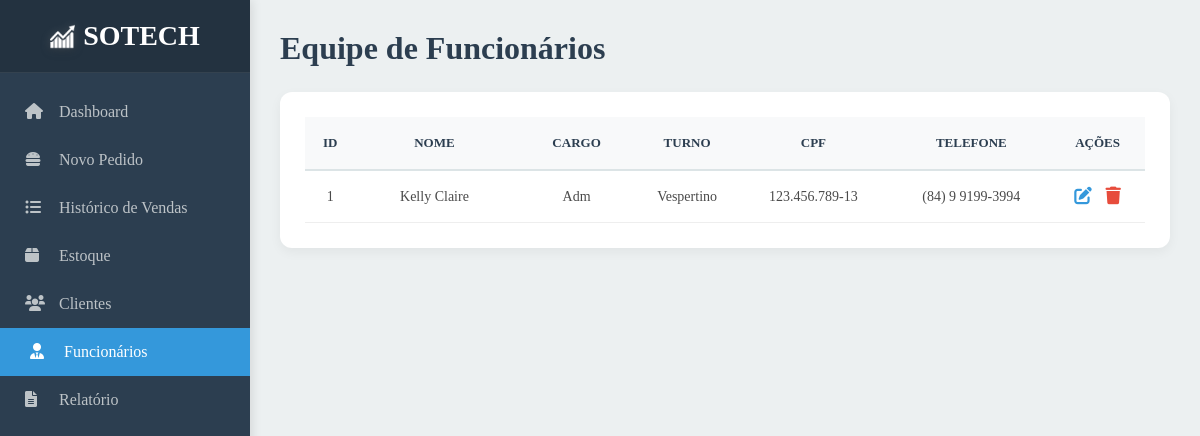
The page /funcionarios/ (signed in) on the database as committed earlier.
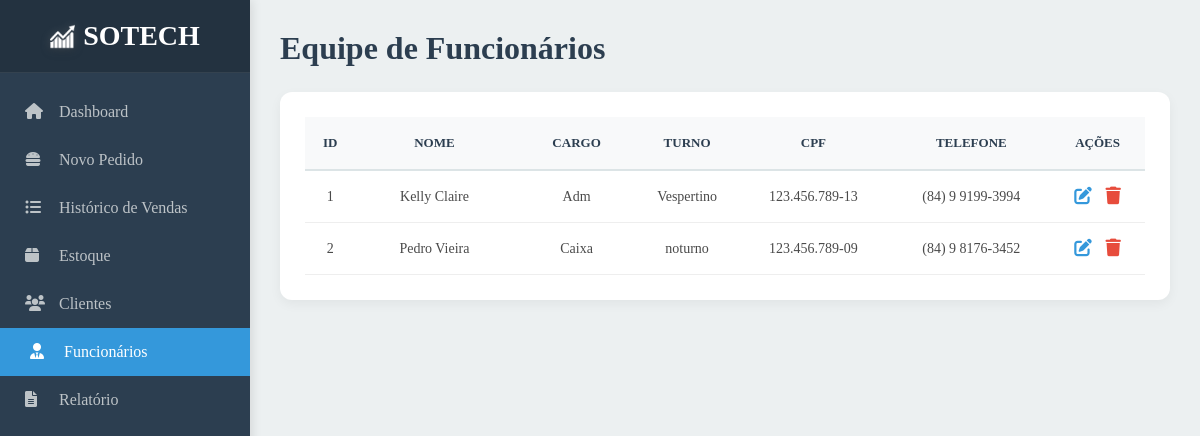
The same page on the database as committed later.
### core/models.py (models this page shows, shortened)
class Funcionario(AbstractUser):
    cargo = models.CharField("Cargo", max_length=50)
    turno = models.CharField("Turno", max_length=30)
    cpf = models.CharField("CPF", max_length=14)
    telefone = models.CharField("Telefone", max_length=16, default="")

### core/views.py (the view)
# urls.py: path('funcionarios/',funcionarios,name="funcionarios"),
@login_required
def funcionarios(request):
    funcionarios = Funcionario.objects.all()
    context = {
        "funcionarios": funcionarios
    }
    return render(request,"html/funcionarios.html",context)

### core/templates/html/funcionarios.html (shortened to what this page needs)
{% extends 'base.html' %}
{% load static %}
{% block estilo %}
<link rel="stylesheet" href="{% static 'style/style_funcionarios.css' %}?{% now 'U' %}">
{% endblock %}
{% block conteudo %}
<main class="main-content">
    <header class="main-header">
        <h1>Equipe de Funcionários</h1>
    </header>
    <div class="table-card">
        <table class="funcionarios-table">
            <thead>
                <tr>
                    <th>ID</th>
                    <th>Nome</th>
                    <th>Cargo</th>
                    <th>Turno</th>
                    <th>CPF</th>
                    <th>Telefone</th>
                    <th>Ações</th>
                </tr>
            </thead>
            <tbody>
                {% for funcionario in funcionarios %}
                <tr>
                    <td>{{ funcionario.id }}</td>
                    <td>{{ funcionario.first_name }} {{ funcionario.last_name }}</td>
                    <td>{{ funcionario.cargo }}</td>
                    <td>{{ funcionario.turno }}</td>
                    <td>{{ funcionario.cpf }}</td>
                    <td>{{ funcionario.telefone }}</td>
                    <td>
                        <button class="btn-edit"><i class="fas fa-edit"></i></button>
                        <a href="{% url 'funcionario_remover' funcionario.pk %}">
                            <button class="btn-delete"><i class="fas fa-trash"></i></button>
                        </a>
                    </td>
                </tr>
                {% endfor %}
            </tbody>
        </table>
    </div>
</main>
{% endblock %}

Rows that differ between the two databases and show on the page:
added Funcionario: id "2", first_name "Pedro", last_name "Vieira", cargo "Caixa", turno "noturno", cpf "123.456.789-09", telefone "(84) 9 8176-3452"
